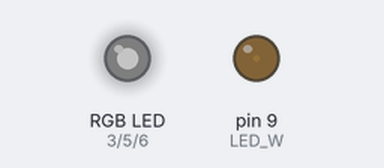
Bench run of a sketch on a simulated Arduino Uno, built with avr-gcc and run on an emulated ATmega328P. Parts: an RGB LED mixed from three pins (HIGH = lit), output pins drawn as LEDs (lit = HIGH). Dim RGB values are drawn brighter than linear.

Above: at 0.05 s.
At 1.15 s:
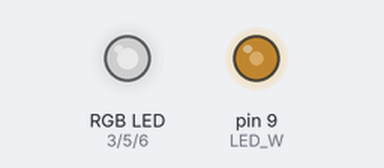
At 2.3 s:
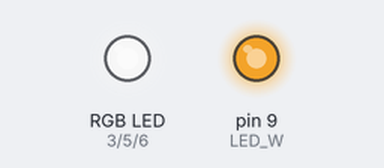
At 3.45 s:
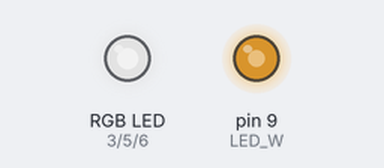
At 4.6 s:
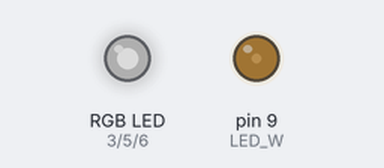
Timing chart, 0 to 6.7 s (numbered marks = the images above):
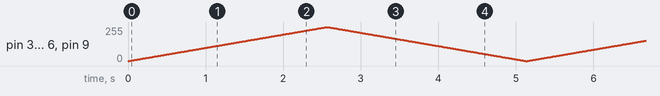

The sketch:

PWM.ino
```cpp
#define LED_R 3
#define LED_G 5
#define LED_B 6
#define LED_W 9
int PWM_data;
void setup() {
  pinMode(LED_R,OUTPUT);
  pinMode(LED_G,OUTPUT);
  pinMode(LED_B,OUTPUT);
  pinMode(LED_W,OUTPUT);
}
void loop() {
for(PWM_data=0;PWM_data<=255;PWM_data++){
  analogWrite(LED_R,PWM_data);  // PWM
  analogWrite(LED_G,PWM_data);
  analogWrite(LED_B,PWM_data);
  analogWrite(LED_W,PWM_data);
  delay(10);
  }
for(PWM_data=255;PWM_data>=0;PWM_data--){
  analogWrite(LED_R,PWM_data);
  analogWrite(LED_G,PWM_data);
  analogWrite(LED_B,PWM_data);
  analogWrite(LED_W,PWM_data);
  delay(10);
  }
}
```
